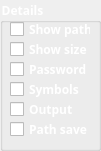
   <widget class="QGroupBox" name="groupBox_3">
    <property name="geometry">
     <rect>
      <x>140</x>
      <y>120</y>
      <width>101</width>
      <height>151</height>
     </rect>
    </property>
    <property name="font">
     <font>
      <family>Alegreya Sans SC</family>
      <bold>true</bold>
     </font>
    </property>
    <property name="styleSheet">
     <string notr="true">color: rgb(255, 255, 255);</string>
    </property>
    <property name="title">
     <string>Details</string>
    </property>
    <widget class="QCheckBox" name="checkBox_5">
     <property name="geometry">
      <rect>
       <x>10</x>
       <y>20</y>
       <width>81</width>
       <height>19</height>
      </rect>
     </property>
     <property name="font">
      <font>
       <family>Alegreya Sans SC</family>
       <bold>true</bold>
      </font>
     </property>
     <property name="text">
      <string>Show path</string>
     </property>
    </widget>
    <widget class="QCheckBox" name="checkBox_6">
     <property name="geometry">
      <rect>
       <x>10</x>
       <y>40</y>
       <width>81</width>
       <height>19</height>
      </rect>
     </property>
     <property name="font">
      <font>
       <family>Alegreya Sans SC</family>
       <bold>true</bold>
      </font>
     </property>
     <property name="text">
      <string>Show size</string>
     </property>
    </widget>
    <widget class="QCheckBox" name="checkBox_7">
     <property name="geometry">
      <rect>
       <x>10</x>
       <y>60</y>
       <width>81</width>
       <height>19</height>
      </rect>
     </property>
     <property name="font">
      <font>
       <family>Alegreya Sans SC</family>
       <bold>true</bold>
      </font>
     </property>
     <property name="text">
      <string>Password</string>
     </property>
    </widget>
    <widget class="QCheckBox" name="checkBox_8">
     <property name="geometry">
      <rect>
       <x>10</x>
       <y>80</y>
       <width>81</width>
       <height>19</height>
      </rect>
     </property>
     <property name="font">
      <font>
       <family>Alegreya Sans SC</family>
       <bold>true</bold>
      </font>
     </property>
     <property name="text">
      <string>Symbols</string>
     </property>
    </widget>
    <widget class="QCheckBox" name="checkBox_9">
     <property name="geometry">
      <rect>
       <x>10</x>
       <y>100</y>
       <width>81</width>
       <height>19</height>
      </rect>
     </property>
     <property name="font">
      <font>
       <family>Alegreya Sans SC</family>
       <bold>true</bold>
      </font>
     </property>
     <property name="text">
      <string>Output</string>
     </property>
    </widget>
    <widget class="QCheckBox" name="checkBox_10">
     <property name="geometry">
      <rect>
       <x>10</x>
       <y>120</y>
       <width>81</width>
       <height>19</height>
      </rect>
     </property>
     <property name="font">
      <font>
       <family>Alegreya Sans SC</family>
       <bold>true</bold>
      </font>
     </property>
     <property name="text">
      <string>Path save</string>
     </property>
    </widget>
   </widget>
